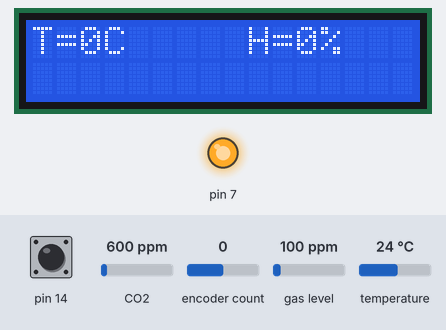
Bench run of a program on a simulated Arduino Nano, built with avr-gcc and run on an emulated ATmega328P. Shown: 16×2 character LCD, output pins drawn as LEDs (lit = HIGH). The test bench sets the inputs (shaded band); at power-on: pin 14 HIGH, CO2 600 ppm, encoder count 0, gas level 100 ppm, temperature 24 °C. What the program prints to the serial monitor is not drawn.

Above: at 0.62 s.

Measured:
- what the display in image 0 shows lasts 0.4 s, from 0.4 s to 0.8 s

The program:

main.cpp
```cpp
#include "Arduino.h"
#include "Adafruit_CCS811.h" //CO2 official library
#include "SPI.h"

#include <Wire.h>
#include <LiquidCrystal_I2C.h>
#include <Encoder.h> //Encoder button library by Paul Stoffregen
//#include "Timer.h"
#include <Adafruit_Sensor.h>
#include <DHT.h> // Датчик влажности
#include <DHT_U.h> // DHT sensor library by Adafruit

Adafruit_CCS811 ccs;

#define DHTPIN            6
//#define DHTTYPE           DHT11     // DHT 11
#define DHTTYPE           DHT22     // DHT 22 (AM2302)
DHT_Unified dht(DHTPIN, DHTTYPE);

int tem;
int hum;

// Объект класса для дисплея
LiquidCrystal_I2C lcd(0x3F,16,2); // 0x27, 20, 4 - 0x5A - 0x3F
#define ENCODER_DO_NOT_USE_INTERRUPTS
Encoder myEnc(2, 3); //подключение энкодера
int menu = 1;
int interval = 1000;
int interval_enc = 400;
int interval_lcd = 250;
int interval_get_co2 = 15000;
int interval_get_temp = 2000;
int eCO2;
int TVOC;
int flag=0;
long newppm;
long newtemp;
long newhum;
long criticalppm;
long criticaltemp;
long criticalhum;
long time1;
long time2;
long time3;
long time4;
long time5;
long encoder_ppm;
long encoder_temp;
long encoder_hum;
void get_co2(void);
void get_temp(void);
void lcd_working(void);
void relay_working(void);
void encoder_work(void);

//Timer t; // Объект класса для энкодера для задания интервалов и измерений

void setup() {
Serial.begin(9600);

Serial.println("CO2, Temp, Hum Detecting And Control");

if(!ccs.begin()){
  Serial.println("Failed to start sensor! Please check your wiring.");
  while(1);
}

//calibrate temperature sensor
while(!ccs.available());//!ccs.available()
float temp = ccs.calculateTemperature();
ccs.setTempOffset(temp - 29.5);
// инициализруем датчик влажности и температуры
dht.begin();
// объект класса для работы с библиотекой адафруит
sensor_t sensor;
// снимаем показания с сенсора Темп-ы и Влаж-и
dht.temperature().getSensor(&sensor);
dht.humidity().getSensor(&sensor);
// подключение реле
pinMode(7,OUTPUT);
digitalWrite(7,HIGH);
// подключаем кнопку энкодера
pinMode(14, INPUT);
digitalWrite(14,HIGH);
// инициализация LCD
lcd.begin();
// темный фон, светлые буквы
lcd.backlight();
//lcd.print("Control debugger!");
// задаем время для таймера
//t.every(15000, get_co2);
//t.every(2000, get_temp);
}

void loop() {
  //t.update();
  get_co2();
  get_temp();
  lcd_working();
  relay_working();
  encoder_work();
}
//=================================================
void get_co2() {
  if (time1 + interval < millis()) {
    //Serial.println("get co2 handle");
    /*if(ccs.available()){
      if(!ccs.readData()){
        Serial.print("CO2: ");
        Serial.print(ccs.geteCO2());
        Serial.print("ppm, TVOC: ");
        Serial.print(ccs.getTVOC());
        Serial.print(" \n");
      }
      else{
        Serial.println("ERROR 1!");
        while(1);
      }
    }*/
    if(ccs.available()){
      //float temp = ccs.calculateTemperature();
      if(ccs.readData()){ // !css.readData()
        //Serial.println("DEBUG 2!");
        eCO2 = ccs.geteCO2();
        Serial.println(ccs.geteCO2());
      } else {
        //Serial.println("ERROR 2!");
        while(1);
      }
    }
    time1 = millis();
  }
}
//=================================================
void get_temp(){
  if (time2 + interval_get_temp < millis()) {
    //Serial.println("get temp handle");
    sensors_event_t event;
    dht.temperature().getEvent(&event);
    tem=event.temperature;
    dht.humidity().getEvent(&event);
    hum=event.relative_humidity;

    time2 = millis();
  }
}
void lcd_working() {
  if (time3 + interval_enc < millis()) {
    //Serial.println("lcd work handle");
    switch (menu) {
      case 1:
        Serial.println("lcd menu 1");
        lcd.clear();
        break;
      case 2:
        Serial.println("lcd menu 2");
        lcd.setCursor(0, 1);
        lcd.print("CO2=");
        lcd.print(eCO2);lcd.print(" ");
        lcd.setCursor(9, 1);
        lcd.print("VC:");
        lcd.print(String(criticalppm) + "  ");
        break;
      case 3:
        lcd.clear();
        break;
      case 4:
        lcd.setCursor(0, 1);
        lcd.print("CO2=");
        //lcd.print(String(eCO2) + " ");
        lcd.print(eCO2);lcd.print(" ");
        lcd.setCursor(9, 1);
        lcd.print("VT:");
        lcd.print(String(criticaltemp) + "  ");
        break;
      case 5:
        lcd.clear();
        break;
      case 6:
        lcd.setCursor(0, 1);
        lcd.print("CO2=");
        lcd.print(eCO2);lcd.print(" ");
        lcd.setCursor(9, 1);
        lcd.print("VH:");
        lcd.print(String(criticalhum) + "  ");
        break;
    }
    lcd.setCursor(0, 0);
    lcd.print("T=");
    lcd.print(tem);
    lcd.print("C");
    lcd.setCursor(9, 0);
    lcd.print("H=");
    lcd.print(hum);
    lcd.print("%");

    time3 = millis();
  }
}
//=================================================
void encoder_work() {
  if (time4 + interval_enc < millis()) {
    //Serial.println("encoder work handle");
    if (digitalRead(14) == 0) {
      menu++;
    } else if (menu >= 7) {
      menu = 1;
    }

    switch (menu) {
      case 1:
      {
        //Serial.println("if ppm first");
        myEnc.write(encoder_ppm);
        //Serial.println(criticalppm);
        menu++;
      }break;
      case 2:
      {
        Serial.println("co2 menushka");
        Serial.println(String(criticalppm) + " " + "CO2");
        Serial.println(String(criticaltemp) + " " + "temp");
        Serial.println(String(criticalhum) + " " + "hum");

        encoder_ppm = myEnc.read() ;
        //old_position = current_position * 2.5;
        /*Serial.println(old_position);Serial.println("old_position");
        if (old_position != new_position) {
          new_position = old_position;
          Serial.println(new_position);Serial.println("new_position");
        }
        newppm = new_position;*/
        //newppm = myEnc.read();
        newppm = encoder_ppm * 2.5;
        criticalppm = -999;
          if (newppm != criticalppm) {
            criticalppm = newppm;
            //Serial.println(newppm);
          }
      }break;
      case 3:
      {
        //Serial.println("if temp first");
        myEnc.write(encoder_temp);
        //Serial.println(criticaltemp);
        menu++;
      }break;
      case 4:
      {
        //Serial.println("temp menushka");
        //Serial.println(String(criticalppm) + " " + "CO2");
        //Serial.println(String(criticaltemp) + " " + "temp");
        //Serial.println(String(criticalhum) + " " + "hum");
        encoder_temp = myEnc.read();
        newtemp = encoder_temp / 4;
        criticaltemp = -99;
        if (newtemp != criticaltemp) {
          criticaltemp = newtemp;
          //Serial.println(newtemp);
        }
      }break;
      case 5:
      {
        //Serial.println("if hum first");
        myEnc.write(encoder_hum);
        //Serial.println(criticalhum);
        menu++;
      }break;
      case 6:
      {
        //Serial.println("hum menushka");
        //Serial.println(String(criticalppm) + " " + "CO2");
        //Serial.println(String(criticaltemp) + " " + "temp");
        //Serial.println(String(criticalhum) + " " + "hum");
        encoder_hum = myEnc.read();
        newhum = encoder_hum / 4;
        criticalhum = -99;
        if (newhum != criticalhum) {
          criticalhum = newhum;
          //Serial.println(newhum);
        }
      }break;
    }
    time4 = millis();
  }
}
//=================================================
void relay_working() {
  if (time5 + interval < millis()) {
    //Serial.println("air working handle");
    if (criticalppm <= eCO2) {
      digitalWrite(7,LOW);
      //Serial.println("Turn off Air!");
    } else {
      digitalWrite(7,HIGH);
      //Serial.println("On Air!");
    }
    if (criticaltemp <= tem) {
      digitalWrite(8,LOW);
      //Serial.println("Turn off Air!");
    } else {
      digitalWrite(8,HIGH);
      //Serial.println("On Air!");
    }
    if (criticalhum <= hum) {
      digitalWrite(9,LOW);
      //Serial.println("Turn off Air!");
    } else {
      digitalWrite(9,HIGH);
      //Serial.println("On Air!");
    }
    time5 = millis();
  }
}
```
